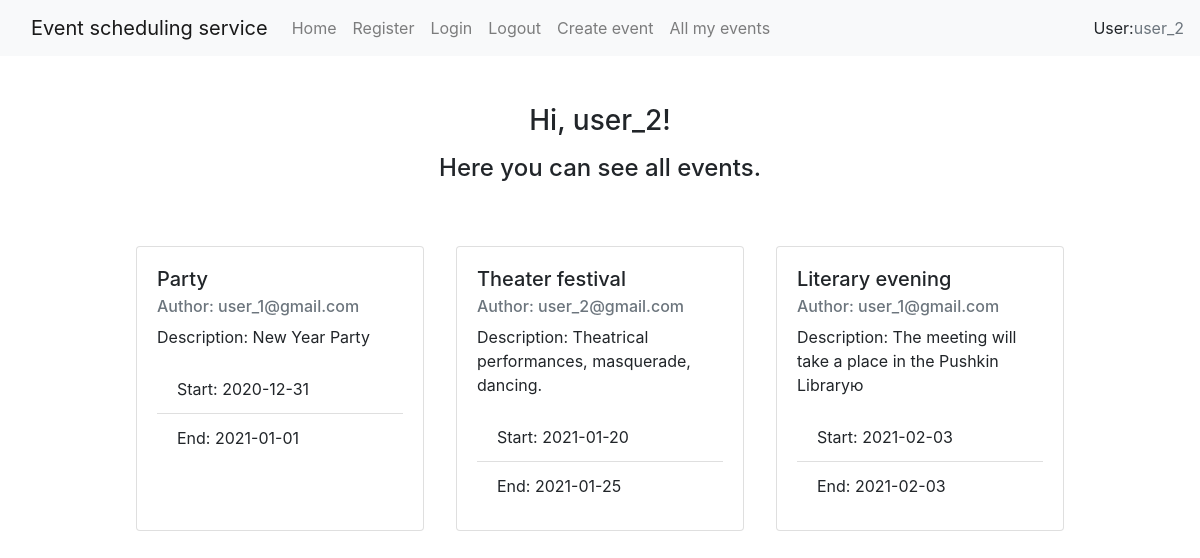
/ (signed in), run on the app's committed database.
### app/models.py (models this page shows, shortened)
class User(db.Model):
    __tablename__ = 'user'
    username = db.Column(db.String(64), index=True, unique=True)
    email = db.Column(db.String(120), index=True, unique=True, primary_key=True)
    password_hash = db.Column(db.String(128))
    events = db.relationship('Event', backref='author', lazy='dynamic', primaryjoin="User.email == Event.author_email")

class Event(db.Model):
    __tablename__ = 'event'
    id = db.Column(db.Integer, primary_key=True)
    title = db.Column(db.String(100))
    body = db.Column(db.Text)
    start_date = db.Column(db.Date)
    end_date = db.Column(db.Date)
    author_email = db.Column(db.String(120), db.ForeignKey('user.email'))

### app/routes.py (the view)
@app.route('/')
def index():
    events = Event.query.all()
    return render_template('index.html', events=events)

### app/models.py (called while the page is built)
@login_manager.user_loader
def load_user(email):
    return User.query.filter_by(email=email).first()

### app/templates/index.html (shortened to what this page needs)
{% extends 'base.html' %}
{% block content %}
    {% if current_user.is_authenticated %}
    <div>
        <h3 class="text-center mt-5 mb-3">Hi, {{ current_user.username }}!</h3>
        <h4 class="text-center mb-5">Here you can see all events.</h4>
        <div class="d-flex justify-content-center flex-wrap">
        {% for event in events %}
            <div class="card m-3" style="width: 18rem;">
                <div class="card-body">
                    <h5 class="card-title">{{ event.title }}</h5>
                    <h6 class="card-subtitle mb-2 text-muted">Author: {{ event.author_email }}</h6>
                    <p class="card-text">Description: {{ event.body }}</p>
                    <ul class="list-group list-group-flush">
                        <li class="list-group-item">Start: {{ event.start_date }}</li>
                        <li class="list-group-item">End: {{ event.end_date }}</li>
                    </ul>
                </div>
            </div>
        {% endfor %}
        </div>
    </div>
    {% endif %}
{% endblock %}

### app/templates/base.html (shortened to what this page needs)
<!DOCTYPE html>
<html lang="en">
<head>
    <link rel="stylesheet" href="https://cdn.jsdelivr.net/npm/bootstrap@4.5.3/dist/css/bootstrap.min.css">
</head>
<body>
    <nav class="navbar navbar-expand-lg navbar-light bg-light">
        <a class="navbar-brand" href="#" style="padding-left: 15px;">Event scheduling service</a>
         <div class="collapse navbar-collapse" id="navbarSupportedContent">
             <ul class="navbar-nav mr-auto">
                 <li class="nav-item">
                     <a class="nav-link" href="/">Home</a>
                 </li>
                 <li class="nav-item">
                     <a class="nav-link" href="/register">Register</a>
                 </li>
                 <li class="nav-item">
                     <a class="nav-link" href="/login">Login</a>
                 </li>
                 <li class="nav-item">
                     <a class="nav-link" href="/logout">Logout</a>
                 </li>
                 {% if current_user.is_authenticated %}
                 <li class="nav-item">
                     <a class="nav-link" href="/event/create">Create event</a>
                 </li>
                 <li class="nav-item">
                     <a class="nav-link" href="/all_my_events">All my events</a>
                 </li>
                 {% endif %}
             </ul>
             {% if current_user.is_authenticated %}
                 User: <div class="text-muted">  {{ current_user.username }}</div>
             {% endif %}
         </div>
    </nav>
    {% block content %}
    {% endblock %}
</body>
</html>

### data on the page
User: username "user_2"
Event: title "Party", author_email "user_1@gmail.com", body "New Year Party", start_date "2020-12-31", end_date "2021-01-01"
Event: title "Theater festival", author_email "user_2@gmail.com", body "Theatrical performances, masquerade, dancing.", start_date "2021-01-20", end_date "2021-01-25"
Event: title "Literary evening", author_email "user_1@gmail.com", body "The meeting will take a place in the Pushkin Libraryю", start_date "2021-02-03", end_date "2021-02-03"
